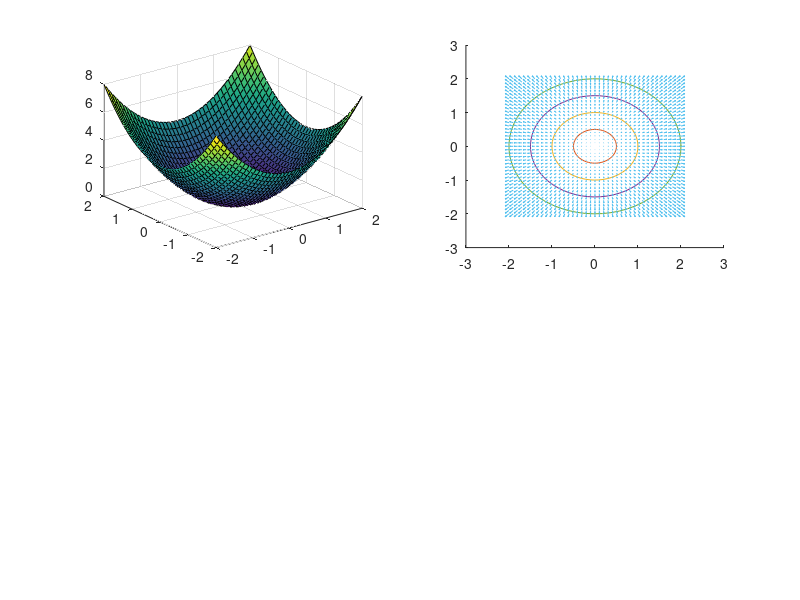

This chart was generated by the following MATLAB code:
% This script will plot a paraboloid and show various features.
%   Planned features include: level curves, gradf, vector field,
%   normal, tangent plane

% X and Y domain for plot
X_MIN = -2;
X_MAX = 2;
Y_MIN = -2;
Y_MAX = 2;
INCREMENT = 0.1;

% Generate points for the paraboloid
x_range = X_MIN:INCREMENT:X_MAX;
y_range = Y_MIN:INCREMENT:Y_MAX;
[X, Y] = meshgrid(x_range, y_range);
Z = X.^2 + Y.^2; % z = x^2 + y^2

% Generate level curves
% TODO - Find max constant required
%           in order to auto-find range of consts to use

% Generate curves using parametric circle equations
r_index = 1;
for r = 0:0.5:2
    theta_index = 1;
    for theta = 0:0.1:(2*pi+0.1)
        X_curves(theta_index, r_index) = r*cos(theta);
        Y_curves(theta_index, r_index) = r*sin(theta);
        theta_index = theta_index + 1;
    end
    r_index = r_index + 1;
end

% Generate vector field parameters (for "quiver")
%   U represents Df/Dx, V represents Df/Dy both at P(x,y)
U = 2 .* X;
V = 2 .* Y;

%% GRAPHING FUNCTIONS
% Graph paraboloid
figure();
paraboloid_ax = subplot(2,2,1);
paraboloid_gr = surf(X, Y, Z);

% Graph level curves
level_curves_ax = subplot(2,2,2);
hold all;
for plot_index = 1:5
    plot(X_curves(:, plot_index), Y_curves(:, plot_index));
end

% Graph vector field
quiver(X, Y, U, V);
